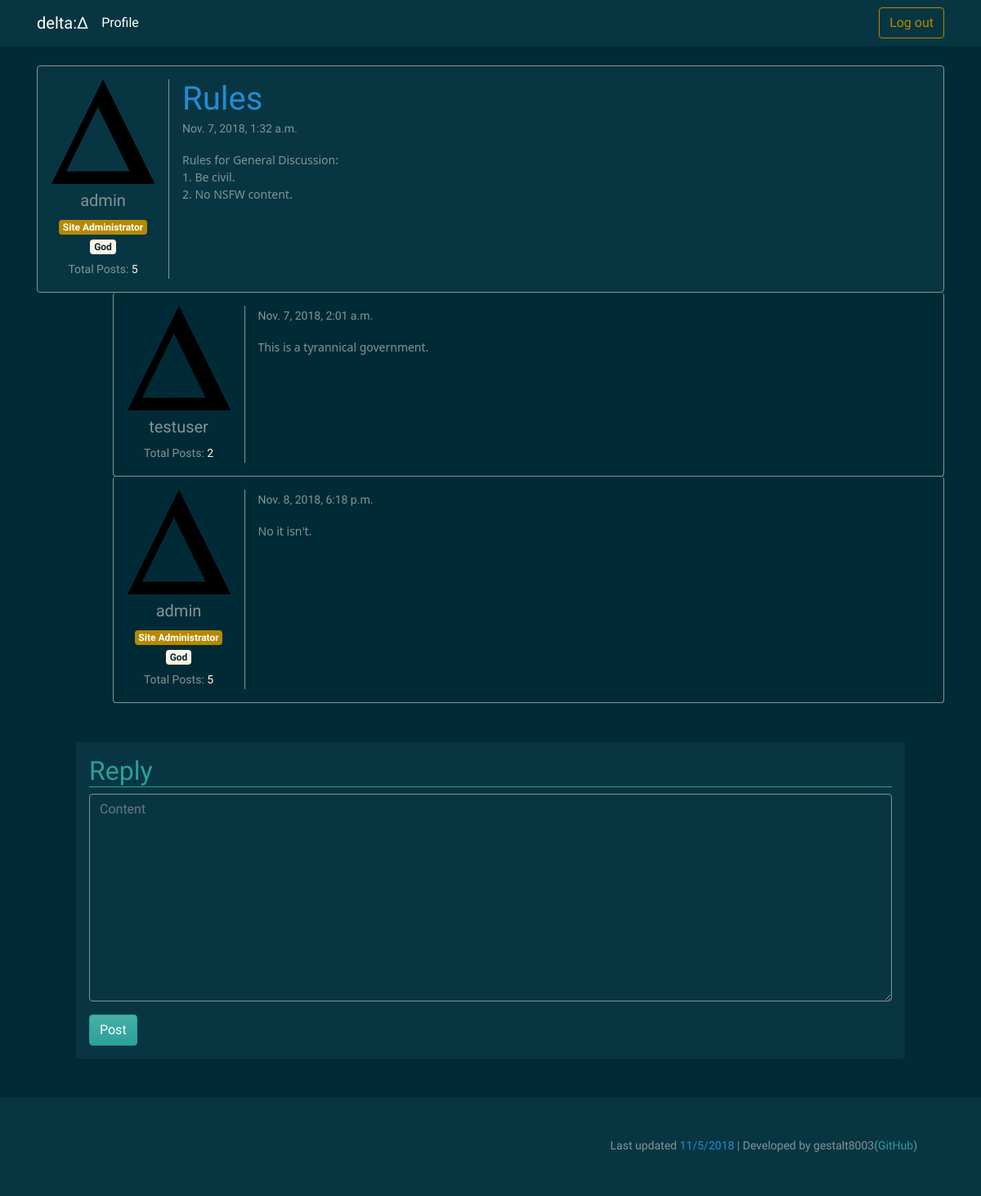
The app's page /forum/thread/?id=1 (signed in) with its own data.
### forum/models.py (models this page shows)
class UserTitle(models.Model):
    COLORS = (
        ("primary", "Orange"),
        ("secondary", "Grey"),
        ("success", "Green"),
        ("danger", "Pink"),
        ("warning", "Red"),
        ("info", "Blue"),
        ("light", "White"),
        ("dark", "Black")
    )
    color = models.CharField(max_length=10, choices=COLORS, default="secondary")
    title = models.CharField(max_length=20)
    users = models.ManyToManyField(to=User)

class Thread(models.Model):
    subforum = models.ForeignKey(Subforum, on_delete=models.CASCADE)
    title = models.CharField(max_length=50)
    author = models.ForeignKey(User, on_delete=models.CASCADE)
    content = models.TextField()
    date = models.DateTimeField(default=timezone.now)

### forum/views.py (the view)
# urls.py: path('thread/', views.thread, name="forum-thread"),
def thread(request):
    if check_login(request) is False:
        return redirect('forum-home')
    context = {}
    load_errors_context(request, context)
    thread_id = request.GET.get("id")
    if thread_id == None:
        return redirect('forum-home')
    try:
        thread = Thread.objects.get(id=thread_id)
        context['replyform'] = ReplyForm()
        context['thread'] = thread.__dict__
        author = User.objects.get(id=context['thread']['author_id'])
        context['thread']['author'] = author.__dict__
        context['thread']['author']['titles'] = author.usertitle_set.all()
        context['thread']['author']['stats'] = {
            'Total Posts': author.thread_set.count()+author.reply_set.count()
        }
        context['thread']['replies'] = {}
        for reply in thread.reply_set.all():
            context['thread']['replies'][reply.id] = reply.__dict__
        for reply in thread.reply_set.all():
            replier = User.objects.get(id=context['thread']['replies'][reply.id]['author_id'])
            context['thread']['replies'][reply.id]['author'] = replier.__dict__
            context['thread']['replies'][reply.id]['author']['titles'] = replier.usertitle_set.all()
            context['thread']['replies'][reply.id]['author']['stats'] = {
                'Total Posts': replier.thread_set.count()+author.reply_set.count()
            }
    except ObjectDoesNotExist:
        add_error(request, 'NoThreadFound')
        return redirect('forum-home')
    context['user'] = {
        'id': request.session.get('user_id')
    }
    return render(request, 'forum/thread.html', context)

### forum/forms.py
class ReplyForm(forms.ModelForm):
    class Meta:
        model = Reply
        fields = ['content']

### forum/views.py (called while the page is built, shortened)
def check_login(request):
    if request.session.get('user_id') is not None:
        return True
    return False

def load_errors_context(request, context):
    context['errors'] = {}
    try:
        request.session['errors'] = {}
    except KeyError:
        return

### forum/templates/forum/thread.html (shortened to what this page needs)
{% extends 'base.html' %}
{% load static %}
{% block content %}
<div class="container">
    <br>
    <div class="border rounded border-secondary p-3 bg-dark">
        <div class="media">
            <div class="align-self-start mr-3 pr-3 d-block border-right border-secondary">
                <img class="" src="{% static 'img/delta.png' %}" width=128 height=128>
                <div class="text-center">
                    <h5 class="pt-2">{{ thread.author.username }}</h5>
                    <div class="">
                        {% for title in thread.author.titles %}
                        <span class="badge badge-{{ title.color }}">{{ title.title }}</span><br>
                        {% endfor %}
                    </div>
                    <div class="mt-1">
                        {% for label, stat in thread.author.stats.items %}
                        <small>{{ label }}: <span class="text-light">{{ stat }}</span></small><br>
                        {% endfor %}
                    </div>
                </div>
            </div>
            <div class="media-body">
                <h1 class="my-0 text-info" style="word-break: break-all;">{{ thread.title }}</h1>
                <small class="text-secondary">{{ thread.date }}</small>
                <pre class="mt-3">{{ thread.content }}</pre>
            </div>
        </div>
    </div>
    {% for key, reply in thread.replies.items %}
    <div class="border-right border-left border-bottom rounded border-secondary p-3 col-11 ml-auto">
        <div class="media">
            <div class="align-self-start mr-3 pr-3 d-block border-right border-secondary">
                <img class="" src="{% static 'img/delta.png' %}" width=128 height=128>
                <div class="text-center">
                    <h5 class="pt-2 text-secondary">{{ reply.author.username }}</h5>
                    <div class="">
                        {% for title in reply.author.titles %}
                        <span class="badge badge-{{ title.color }}">{{ title.title }}</span><br>
                        {% endfor %}
                    </div>
                    <div class="mt-1">
                        {% for label, stat in reply.author.stats.items %}
                        <small>{{ label }}: <span class="text-light">{{ stat }}</span></small><br>
                        {% endfor %}
                    </div>
                </div>
            </div>
            <div class="media-body">
                <small class="text-secondary">{{ reply.date }}</small>
                <pre class="mt-3">{{ reply.content }}</pre>
            </div>
        </div>
    </div>
    {% endfor %}
    <div class="bg-dark rounded m-5 p-3">
        <form action="{% url 'forum-new-reply' %}?id={{ thread.id }}" method="POST">
            <h2 class="border-bottom border-success text-success">Reply</h2>
            <div class="form-group">
                {{ replyform.content }}
            </div>
            <input style="" class="btn btn-success" type="submit" value="Post">
        </form>
    </div>
</div>
{% endblock %}

### forum/templates/forum/thread.html (style rules this page uses)
pre { white-space: pre-wrap; font-family: 'Segoe UI', Tahoma, Geneva, Verdana, sans-serif; }

### records on screen
UserTitle: title "Site Administrator"
UserTitle: title "God"
Thread: title "Rules", content "Rules for General Discussion: 1. Be civil. 2. No NSFW content."

### other values on screen
{{ thread.author.username }} "admin"
{{ label }} "Total Posts"
{{ stat }} "5"
{{ thread.date }} "Nov. 7, 2018, 1:32 a.m."
{{ reply.author.username }} "testuser" "admin"
{{ label }} "Total Posts" "Total Posts"
{{ stat }} "2" "5"
{{ reply.date }} "Nov. 7, 2018, 2:01 a.m." "Nov. 8, 2018, 6:18 p.m."
{{ reply.content }} "This is a tyrannical government." "No it isn't."
